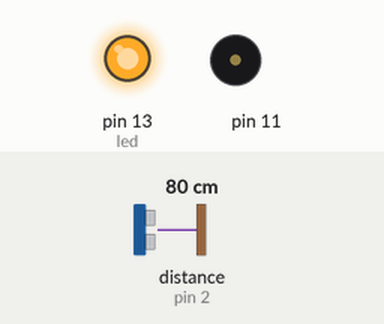
This sketch was run on a simulated Arduino Uno, built with avr-gcc and run on an emulated ATmega328P. On the bench: output pins drawn as LEDs (lit = HIGH), buzzer (waves = sounding). Wiring (inferred from the names in the program): ultrasonic range finder: trigger pin 3; echo pin 2. Inputs (shaded band) come from the test bench; at power-on: distance to the obstacle (sensor on pin 2) 80 cm. The echo pulse lasts 58.3 µs per cm; pins used as bus, display or sensor lines are not drawn.

Above: at 0.1 s.
At 1.55 s:
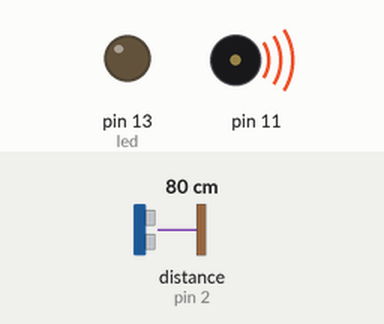
1.6 s: distance to the obstacle (sensor on pin 2) set to 120 cm
At 2.02 s:
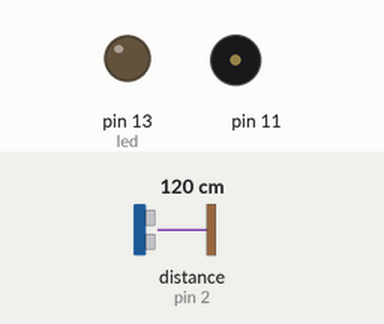
4.6 s: distance to the obstacle (sensor on pin 2) set to 2 cm
Timing chart, 0 to 13.6 s (numbered marks = the images above; inputs shaded):
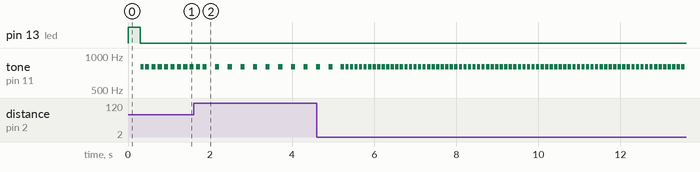

The sketch:

UltraSonic-CarReverseSensor.ino
```cpp
#define echoPin 2
#define trigPin 3
#define led 13

// defines variables
long duration;
int distance;

void setup() {
  pinMode(trigPin, OUTPUT);
  pinMode(echoPin, INPUT);
  pinMode(led, OUTPUT);
  int i;
  for (i = 0; i < 3 ; i++) {
    digitalWrite(led, HIGH);
    delay(100);
    digitalWrite(led, LOW);
  }


}
void loop() {

  while (distance < 150 && distance > 100) {
    digitalWrite(trigPin, LOW);
    delayMicroseconds(2);

    digitalWrite(trigPin, HIGH);
    delayMicroseconds(10);
    digitalWrite(trigPin, LOW);

    duration = pulseIn(echoPin, HIGH);

    distance = duration * 0.034 / 2;
    tone(11, 800, 100);
    delay(300);
  }

  while (distance < 100 && distance > 30) {
    digitalWrite(trigPin, LOW);
    delayMicroseconds(2);

    digitalWrite(trigPin, HIGH);
    delayMicroseconds(10);
    digitalWrite(trigPin, LOW);

    duration = pulseIn(echoPin, HIGH);

    distance = duration * 0.034 / 2;
    tone(11, 800, 100);
    delay(150);
  }

  while (distance < 30) {
    digitalWrite(trigPin, LOW);
    delayMicroseconds(2);

    digitalWrite(trigPin, HIGH);
    delayMicroseconds(10);
    digitalWrite(trigPin, LOW);

    duration = pulseIn(echoPin, HIGH);

    distance = duration * 0.034 / 2;
    tone(11, 800, 80);
    delay(110);
  }

  while (distance > 150) {
    digitalWrite(trigPin, LOW);
    delayMicroseconds(2);

    digitalWrite(trigPin, HIGH);
    delayMicroseconds(10);
    digitalWrite(trigPin, LOW);

    duration = pulseIn(echoPin, HIGH);

    distance = duration * 0.034 / 2;
    tone(11, 800, 10);
    delay(500);
  }
}
```
